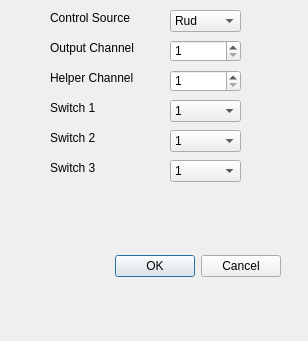
<?xml version="1.0" encoding="UTF-8"?>
<ui version="4.0">
 <class>TemplateDialog</class>
 <widget class="QDialog" name="TemplateDialog">
  <property name="geometry">
   <rect>
    <x>0</x>
    <y>0</y>
    <width>308</width>
    <height>341</height>
   </rect>
  </property>
  <property name="windowTitle">
   <string>Dialog</string>
  </property>
  <widget class="QDialogButtonBox" name="buttonBox">
   <property name="geometry">
    <rect>
     <x>110</x>
     <y>250</y>
     <width>171</width>
     <height>32</height>
    </rect>
   </property>
   <property name="sizePolicy">
    <sizepolicy hsizetype="Expanding" vsizetype="Preferred">
     <horstretch>0</horstretch>
     <verstretch>0</verstretch>
    </sizepolicy>
   </property>
   <property name="orientation">
    <enum>Qt::Horizontal</enum>
   </property>
   <property name="standardButtons">
    <set>QDialogButtonBox::Cancel|QDialogButtonBox::Ok</set>
   </property>
  </widget>
  <widget class="QLabel" name="label">
   <property name="geometry">
    <rect>
     <x>50</x>
     <y>40</y>
     <width>91</width>
     <height>16</height>
    </rect>
   </property>
   <property name="text">
    <string>Output Channel</string>
   </property>
  </widget>
  <widget class="QLabel" name="label_2">
   <property name="geometry">
    <rect>
     <x>50</x>
     <y>70</y>
     <width>91</width>
     <height>16</height>
    </rect>
   </property>
   <property name="text">
    <string>Helper Channel</string>
   </property>
  </widget>
  <widget class="QLabel" name="label_3">
   <property name="geometry">
    <rect>
     <x>50</x>
     <y>10</y>
     <width>91</width>
     <height>16</height>
    </rect>
   </property>
   <property name="text">
    <string>Control Source</string>
   </property>
  </widget>
  <widget class="QLabel" name="label_4">
   <property name="geometry">
    <rect>
     <x>50</x>
     <y>100</y>
     <width>91</width>
     <height>16</height>
    </rect>
   </property>
   <property name="text">
    <string>Switch 1</string>
   </property>
  </widget>
  <widget class="QLabel" name="label_5">
   <property name="geometry">
    <rect>
     <x>50</x>
     <y>130</y>
     <width>91</width>
     <height>16</height>
    </rect>
   </property>
   <property name="text">
    <string>Switch 2</string>
   </property>
  </widget>
  <widget class="QLabel" name="label_6">
   <property name="geometry">
    <rect>
     <x>50</x>
     <y>160</y>
     <width>91</width>
     <height>16</height>
    </rect>
   </property>
   <property name="text">
    <string>Switch 3</string>
   </property>
  </widget>
  <widget class="QComboBox" name="SourceCB">
   <property name="geometry">
    <rect>
     <x>170</x>
     <y>10</y>
     <width>71</width>
     <height>22</height>
    </rect>
   </property>
   <property name="sizePolicy">
    <sizepolicy hsizetype="Preferred" vsizetype="Preferred">
     <horstretch>0</horstretch>
     <verstretch>0</verstretch>
    </sizepolicy>
   </property>
   <item>
    <property name="text">
     <string>Rud</string>
    </property>
   </item>
   <item>
    <property name="text">
     <string>Ele</string>
    </property>
   </item>
   <item>
    <property name="text">
     <string>Thr</string>
    </property>
   </item>
   <item>
    <property name="text">
     <string>Ail</string>
    </property>
   </item>
  </widget>
  <widget class="QSpinBox" name="OutputSB">
   <property name="geometry">
    <rect>
     <x>170</x>
     <y>40</y>
     <width>71</width>
     <height>22</height>
    </rect>
   </property>
   <property name="sizePolicy">
    <sizepolicy hsizetype="Minimum" vsizetype="Preferred">
     <horstretch>0</horstretch>
     <verstretch>0</verstretch>
    </sizepolicy>
   </property>
   <property name="minimum">
    <number>1</number>
   </property>
   <property name="maximum">
    <number>24</number>
   </property>
  </widget>
  <widget class="QSpinBox" name="HelperSB">
   <property name="geometry">
    <rect>
     <x>170</x>
     <y>70</y>
     <width>71</width>
     <height>22</height>
    </rect>
   </property>
   <property name="sizePolicy">
    <sizepolicy hsizetype="Minimum" vsizetype="Preferred">
     <horstretch>0</horstretch>
     <verstretch>0</verstretch>
    </sizepolicy>
   </property>
   <property name="minimum">
    <number>1</number>
   </property>
   <property name="maximum">
    <number>24</number>
   </property>
  </widget>
  <widget class="QComboBox" name="Switch1CB">
   <property name="geometry">
    <rect>
     <x>170</x>
     <y>100</y>
     <width>71</width>
     <height>22</height>
    </rect>
   </property>
   <property name="sizePolicy">
    <sizepolicy hsizetype="Preferred" vsizetype="Preferred">
     <horstretch>0</horstretch>
     <verstretch>0</verstretch>
    </sizepolicy>
   </property>
   <item>
    <property name="text">
     <string>1</string>
    </property>
   </item>
   <item>
    <property name="text">
     <string>2</string>
    </property>
   </item>
   <item>
    <property name="text">
     <string>3</string>
    </property>
   </item>
   <item>
    <property name="text">
     <string>4</string>
    </property>
   </item>
   <item>
    <property name="text">
     <string>5</string>
    </property>
   </item>
   <item>
    <property name="text">
     <string>6</string>
    </property>
   </item>
   <item>
    <property name="text">
     <string>7</string>
    </property>
   </item>
   <item>
    <property name="text">
     <string>8</string>
    </property>
   </item>
   <item>
    <property name="text">
     <string>9</string>
    </property>
   </item>
   <item>
    <property name="text">
     <string>A</string>
    </property>
   </item>
   <item>
    <property name="text">
     <string>B</string>
    </property>
   </item>
   <item>
    <property name="text">
     <string>C</string>
    </property>
   </item>
   <item>
    <property name="text">
     <string>D</string>
    </property>
   </item>
   <item>
    <property name="text">
     <string>E</string>
    </property>
   </item>
   <item>
    <property name="text">
     <string>F</string>
    </property>
   </item>
   <item>
    <property name="text">
     <string>G</string>
    </property>
   </item>
   <item>
    <property name="text">
     <string>H</string>
    </property>
   </item>
   <item>
    <property name="text">
     <string>I</string>
    </property>
   </item>
   <item>
    <property name="text">
     <string>J</string>
    </property>
   </item>
   <item>
    <property name="text">
     <string>K</string>
    </property>
   </item>
   <item>
    <property name="text">
     <string>L</string>
    </property>
   </item>
   <item>
    <property name="text">
     <string>M</string>
    </property>
   </item>
   <item>
    <property name="text">
     <string>N</string>
    </property>
   </item>
   <item>
    <property name="text">
     <string>O</string>
    </property>
   </item>
  </widget>
  <widget class="QComboBox" name="Switch2CB">
   <property name="geometry">
    <rect>
     <x>170</x>
     <y>130</y>
     <width>71</width>
     <height>22</height>
    </rect>
   </property>
   <property name="sizePolicy">
    <sizepolicy hsizetype="Preferred" vsizetype="Preferred">
     <horstretch>0</horstretch>
     <verstretch>0</verstretch>
    </sizepolicy>
   </property>
   <item>
    <property name="text">
     <string>1</string>
    </property>
   </item>
   <item>
    <property name="text">
     <string>2</string>
    </property>
   </item>
   <item>
    <property name="text">
     <string>3</string>
    </property>
   </item>
   <item>
    <property name="text">
     <string>4</string>
    </property>
   </item>
   <item>
    <property name="text">
     <string>5</string>
    </property>
   </item>
   <item>
    <property name="text">
     <string>6</string>
    </property>
   </item>
   <item>
    <property name="text">
     <string>7</string>
    </property>
   </item>
   <item>
    <property name="text">
     <string>8</string>
    </property>
   </item>
   <item>
    <property name="text">
     <string>9</string>
    </property>
   </item>
   <item>
    <property name="text">
     <string>A</string>
    </property>
   </item>
   <item>
    <property name="text">
     <string>B</string>
    </property>
   </item>
   <item>
    <property name="text">
     <string>C</string>
    </property>
   </item>
   <item>
    <property name="text">
     <string>D</string>
    </property>
   </item>
   <item>
    <property name="text">
     <string>E</string>
    </property>
   </item>
   <item>
    <property name="text">
     <string>F</string>
    </property>
   </item>
   <item>
    <property name="text">
     <string>G</string>
    </property>
   </item>
   <item>
    <property name="text">
     <string>H</string>
    </property>
   </item>
   <item>
    <property name="text">
     <string>I</string>
    </property>
   </item>
   <item>
    <property name="text">
     <string>J</string>
    </property>
   </item>
   <item>
    <property name="text">
     <string>K</string>
    </property>
   </item>
   <item>
    <property name="text">
     <string>L</string>
    </property>
   </item>
   <item>
    <property name="text">
     <string>M</string>
    </property>
   </item>
   <item>
    <property name="text">
     <string>N</string>
    </property>
   </item>
   <item>
    <property name="text">
     <string>O</string>
    </property>
   </item>
  </widget>
  <widget class="QComboBox" name="Switch3CB">
   <property name="geometry">
    <rect>
     <x>170</x>
     <y>160</y>
     <width>71</width>
     <height>22</height>
    </rect>
   </property>
   <property name="sizePolicy">
    <sizepolicy hsizetype="Preferred" vsizetype="Preferred">
     <horstretch>0</horstretch>
     <verstretch>0</verstretch>
    </sizepolicy>
   </property>
   <item>
    <property name="text">
     <string>1</string>
    </property>
   </item>
   <item>
    <property name="text">
     <string>2</string>
    </property>
   </item>
   <item>
    <property name="text">
     <string>3</string>
    </property>
   </item>
   <item>
    <property name="text">
     <string>4</string>
    </property>
   </item>
   <item>
    <property name="text">
     <string>5</string>
    </property>
   </item>
   <item>
    <property name="text">
     <string>6</string>
    </property>
   </item>
   <item>
    <property name="text">
     <string>7</string>
    </property>
   </item>
   <item>
    <property name="text">
     <string>8</string>
    </property>
   </item>
   <item>
    <property name="text">
     <string>9</string>
    </property>
   </item>
   <item>
    <property name="text">
     <string>A</string>
    </property>
   </item>
   <item>
    <property name="text">
     <string>B</string>
    </property>
   </item>
   <item>
    <property name="text">
     <string>C</string>
    </property>
   </item>
   <item>
    <property name="text">
     <string>D</string>
    </property>
   </item>
   <item>
    <property name="text">
     <string>E</string>
    </property>
   </item>
   <item>
    <property name="text">
     <string>F</string>
    </property>
   </item>
   <item>
    <property name="text">
     <string>G</string>
    </property>
   </item>
   <item>
    <property name="text">
     <string>H</string>
    </property>
   </item>
   <item>
    <property name="text">
     <string>I</string>
    </property>
   </item>
   <item>
    <property name="text">
     <string>J</string>
    </property>
   </item>
   <item>
    <property name="text">
     <string>K</string>
    </property>
   </item>
   <item>
    <property name="text">
     <string>L</string>
    </property>
   </item>
   <item>
    <property name="text">
     <string>M</string>
    </property>
   </item>
   <item>
    <property name="text">
     <string>N</string>
    </property>
   </item>
   <item>
    <property name="text">
     <string>O</string>
    </property>
   </item>
  </widget>
 </widget>
 <resources/>
 <connections>
  <connection>
   <sender>buttonBox</sender>
   <signal>accepted()</signal>
   <receiver>TemplateDialog</receiver>
   <slot>accept()</slot>
   <hints>
    <hint type="sourcelabel">
     <x>195</x>
     <y>265</y>
    </hint>
    <hint type="destinationlabel">
     <x>150</x>
     <y>149</y>
    </hint>
   </hints>
  </connection>
  <connection>
   <sender>buttonBox</sender>
   <signal>rejected()</signal>
   <receiver>TemplateDialog</receiver>
   <slot>reject()</slot>
   <hints>
    <hint type="sourcelabel">
     <x>195</x>
     <y>265</y>
    </hint>
    <hint type="destinationlabel">
     <x>150</x>
     <y>149</y>
    </hint>
   </hints>
  </connection>
 </connections>
</ui>
